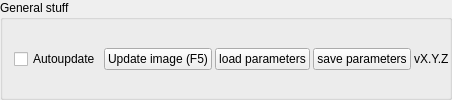
            <widget class="QGroupBox" name="groupBox_ParamBehaviour">
             <property name="title">
              <string>General stuff</string>
             </property>
             <property name="flat">
              <bool>true</bool>
             </property>
             <layout class="QGridLayout" name="gridLayout_37">
              <property name="topMargin">
               <number>1</number>
              </property>
              <property name="rightMargin">
               <number>0</number>
              </property>
              <property name="bottomMargin">
               <number>0</number>
              </property>
              <property name="horizontalSpacing">
               <number>3</number>
              </property>
              <property name="verticalSpacing">
               <number>1</number>
              </property>
              <item row="0" column="2">
               <widget class="QPushButton" name="pushButton_ParamsLoad">
                <property name="text">
                 <string>load parameters</string>
                </property>
               </widget>
              </item>
              <item row="0" column="4">
               <widget class="QLabel" name="label_VersionNumber">
                <property name="sizePolicy">
                 <sizepolicy hsizetype="Preferred" vsizetype="Preferred">
                  <horstretch>1</horstretch>
                  <verstretch>0</verstretch>
                 </sizepolicy>
                </property>
                <property name="text">
                 <string>vX.Y.Z</string>
                </property>
               </widget>
              </item>
              <item row="0" column="3">
               <widget class="QPushButton" name="pushButton_ParamsSave">
                <property name="text">
                 <string>save parameters</string>
                </property>
               </widget>
              </item>
              <item row="0" column="0">
               <widget class="QCheckBox" name="checkBox_AutoupdateOnParamChange">
                <property name="text">
                 <string>Autoupdate</string>
                </property>
               </widget>
              </item>
              <item row="0" column="1">
               <widget class="QPushButton" name="pushButton_UpdateImgProc">
                <property name="text">
                 <string>Update image (F5)</string>
                </property>
               </widget>
              </item>
             </layout>
            </widget>
